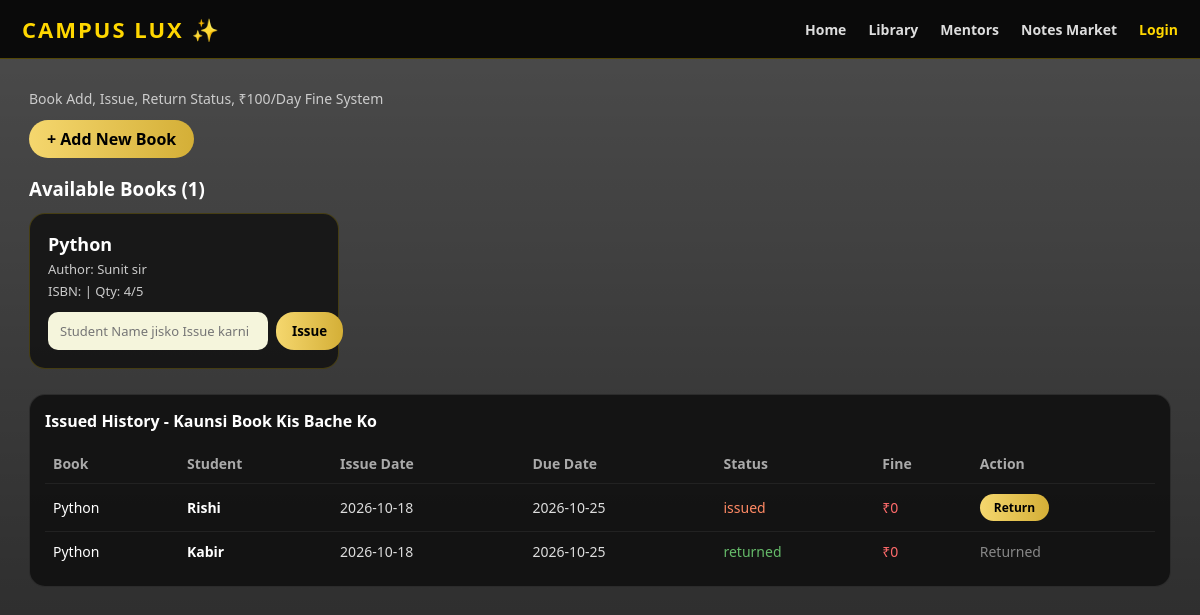
Page /library (signed in) on the committed database.
### tables this page shows
CREATE TABLE books (id INTEGER PRIMARY KEY, title TEXT, author TEXT, isbn TEXT, quantity INTEGER, available INTEGER, added_by INTEGER, added_at TEXT);

CREATE TABLE issued (id INTEGER PRIMARY KEY, book_id INTEGER, student_id INTEGER, student_name TEXT, issue_date TEXT, due_date TEXT, return_date TEXT, status TEXT DEFAULT 'issued', fine INTEGER DEFAULT 0);

### app.py (the view)
@app.route('/library')
@login_required
def library():
    conn=sqlite3.connect(DB); conn.row_factory=sqlite3.Row
    books=conn.execute("SELECT * FROM books ORDER BY id DESC").fetchall()
    issued=conn.execute("SELECT issued.id, issued.student_name, issued.issue_date, issued.due_date, issued.status, issued.fine, books.title FROM issued JOIN books ON issued.book_id=books.id ORDER BY issued.id DESC").fetchall()
    conn.close()
    return render_template('library.html', books=books, issued=issued)

### app.py (called while the page is built)
def login_required(f):
    @wraps(f)
    def wrap(*a, **kw):
        if 'user_id' not in session:
            return redirect('/login')
        return f(*a, **kw)
    return wrap

### templates/library.html (shortened to what this page needs)
{% extends "base.html" %}
{% block content %}
<div class="lib-wrap">
<div class="lib-top">Book Add, Issue, Return Status, ₹100/Day Fine System</div>
<a href="/add_book" class="gold-pill">+ Add New Book</a>
<h3 style="color:#fff; margin:18px 0 12px 0;">Available Books ({{ books|length }})</h3>
<div style="display:flex; gap:16px; flex-wrap:wrap;">
{% for b in books %}
<div class="book-card">
<h3>{{ b['title'] }}</h3>
<p>Author: {{ b['author'] }}</p>
<p>ISBN: {{ b['isbn'] }} | Qty: {{ b['available'] }}/{{ b['quantity'] }}</p>
<form method="POST" action="/library/issue" class="issue-row">
<input name="student_name" placeholder="Student Name jisko Issue karni" required>
<button type="submit">Issue</button>
</form>
</div>
{% else %}
<p style="color:#888;">No books. Add one!</p>
{% endfor %}
</div>
<div class="history-box">
<h3 style="color:#fff; margin:0 0 12px 0; font-size:16px;">Issued History - Kaunsi Book Kis Bache Ko</h3>
<table>
<tr>
<th>Book</th><th>Student</th><th>Issue Date</th><th>Due Date</th><th>Status</th><th>Fine</th><th>Action</th>
</tr>
{% for i in issued %}
<tr>
<td style="color:#fff;">{{ i['title'] }}</td>
<td style="color:#fff; font-weight:600;">{{ i['student_name'] }}</td>
<td>{{ i['issue_date'] }}</td>
<td>{{ i['due_date'] }}</td>
<td>
{% if i['status']=='issued' %}
<span style="color:#ff8a65;">issued</span>
{% else %}
<span style="color:#66bb6a;">returned</span>
{% endif %}
</td>
<td style="color:#ff6b6b;">₹{{ i['fine'] or 0 }}</td>
<td>
{% if i['status']=='issued' %}
<a href="/library/return/{{ i['id'] }}" class="gold-pill" style="padding:5px 14px; font-size:12px; text-decoration:none;">Return</a>
{% else %}
<span style="color:#888;">Returned</span>
{% endif %}
</td>
</tr>
{% endfor %}
</table>
</div>
</div>
{% endblock %}

### templates/base.html (shortened to what this page needs)
<!DOCTYPE html>
<html>
<head>
<link rel="stylesheet" href="{{ url_for('static', filename='style.css') }}?v=9">
</head>
<body>
<div class="navbar">
<a class="brand" href="/">CAMPUS LUX ✨</a>
<div class="navs">
<a href="/">Home</a>
<a href="/library">Library</a>
<a href="/mentors">Mentors</a>
<a href="/notes">Notes Market</a>
<a href="/login" style="color:#FFD700;">Login</a>
</div>
</div>
<div class="container">{% block content %}{% endblock %}</div>
</body>
</html>

### static/style.css (style rules this page uses)
* { margin:0;padding:0;box-sizing:border-box;font-family:'Segoe UI',system-ui }
body { background:linear-gradient(rgba(0,0,0,0.7),rgba(0,0,0,0.85)),url('https://images.unsplash.com/photo-1481627834876-b7833e8f5570?q=80&w=2000') no-repeat center center fixed;background-size:cover;min-height:100vh;color:#fff }
.navbar { background:rgba(8,8,8,0.96);backdrop-filter:blur(12px);border-bottom:1px solid rgba(255,215,0,0.3);padding:14px 22px;display:flex;justify-content:space-between;align-items:center;position:sticky;top:0;z-index:99 }
.brand { color:#FFD700;font-weight:900;letter-spacing:2px;font-size:22px;text-decoration:none }
.navs { display:flex;gap:22px;align-items:center }
.navs a { color:#ddd;text-decoration:none;font-size:14px;font-weight:700 }
.container { max-width:1200px;margin:0 auto;padding:20px 14px }

### templates/library.html (style rules this page uses)
.lib-wrap { max-width:1200px; margin:10px auto; padding:0 15px; }
.lib-top { color:#ccc; font-size:14px; margin-bottom:12px; }
.gold-pill { background: linear-gradient(90deg,#F5D76E,#D4AF37); color:#000; border:none; padding:8px 18px; border-radius:20px; font-weight:700; cursor:pointer; text-decoration:none; display:inline-block; }
.book-card { background: rgba(20,20,20,0.9); border:1px solid rgba(255,215,0,0.2); border-radius:16px; padding:18px; width:310px; }
.book-card h3 { margin:0; color:#fff; font-size:18px; }
.book-card p { margin:4px 0; color:#ccc; font-size:13px; }
.issue-row { display:flex; gap:8px; margin-top:12px; }
.issue-row input { flex:1; background:#f5f5dc; border:none; border-radius:10px; padding:10px 12px; font-size:13px; outline:none; }
.issue-row button { background: linear-gradient(90deg,#F5D76E,#D4AF37); border:none; border-radius:18px; padding:8px 16px; font-weight:700; cursor:pointer; }
.history-box { background: rgba(15,15,15,0.85); border:1px solid rgba(255,255,255,0.1); border-radius:16px; padding:15px; margin-top:25px; }
.history-box table { width:100%; border-collapse:collapse; color:#ddd; font-size:14px; }
.history-box th { color:#aaa; text-align:left; padding:10px 8px; font-weight:600; }
.history-box td { padding:10px 8px; border-top:1px solid #222; }

### rows in the picture
books: title "Python", author "Sunit sir", available "4", quantity "5"
issued: title "Python", student_name "Rishi", issue_date "2026-10-18", due_date "2026-10-25", status "issued", fine "0"
issued: title "Python", student_name "Kabir", issue_date "2026-10-18", due_date "2026-10-25", status "returned", fine "0"

### other values in the picture
{{ books|length }} "1"
